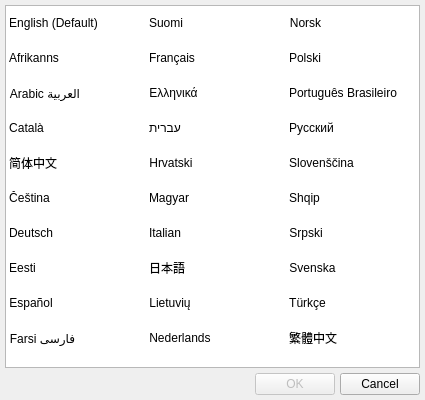
<?xml version="1.0" encoding="UTF-8"?>
<ui version="4.0">
 <class>DialogLanguage</class>
 <widget class="QDialog" name="DialogLanguage">
  <property name="windowModality">
   <enum>Qt::ApplicationModal</enum>
  </property>
  <property name="geometry">
   <rect>
    <x>0</x>
    <y>0</y>
    <width>425</width>
    <height>400</height>
   </rect>
  </property>
  <property name="minimumSize">
   <size>
    <width>425</width>
    <height>400</height>
   </size>
  </property>
  <property name="maximumSize">
   <size>
    <width>425</width>
    <height>400</height>
   </size>
  </property>
  <property name="windowTitle">
   <string>Select Language</string>
  </property>
  <property name="windowIcon">
   <iconset resource="../Resource.qrc">
    <normaloff>:/Resource/Generic/Language.png</normaloff>:/Resource/Generic/Language.png</iconset>
  </property>
  <property name="autoFillBackground">
   <bool>true</bool>
  </property>
  <property name="modal">
   <bool>true</bool>
  </property>
  <layout class="QGridLayout" name="gridLayout">
   <property name="margin">
    <number>5</number>
   </property>
   <property name="spacing">
    <number>5</number>
   </property>
   <item row="0" column="0" colspan="3">
    <widget class="QListWidget" name="listWidgetLanguages">
     <property name="verticalScrollBarPolicy">
      <enum>Qt::ScrollBarAsNeeded</enum>
     </property>
     <property name="horizontalScrollBarPolicy">
      <enum>Qt::ScrollBarAlwaysOff</enum>
     </property>
     <property name="editTriggers">
      <set>QAbstractItemView::NoEditTriggers</set>
     </property>
     <property name="showDropIndicator" stdset="0">
      <bool>false</bool>
     </property>
     <property name="dragDropMode">
      <enum>QAbstractItemView::NoDragDrop</enum>
     </property>
     <property name="iconSize">
      <size>
       <width>32</width>
       <height>32</height>
      </size>
     </property>
     <property name="textElideMode">
      <enum>Qt::ElideLeft</enum>
     </property>
     <property name="movement">
      <enum>QListView::Static</enum>
     </property>
     <property name="flow">
      <enum>QListView::TopToBottom</enum>
     </property>
     <property name="resizeMode">
      <enum>QListView::Adjust</enum>
     </property>
     <property name="layoutMode">
      <enum>QListView::SinglePass</enum>
     </property>
     <property name="gridSize">
      <size>
       <width>140</width>
       <height>35</height>
      </size>
     </property>
     <property name="viewMode">
      <enum>QListView::IconMode</enum>
     </property>
     <property name="uniformItemSizes">
      <bool>false</bool>
     </property>
     <property name="batchSize">
      <number>140</number>
     </property>
     <property name="wordWrap">
      <bool>true</bool>
     </property>
     <property name="currentRow">
      <number>-1</number>
     </property>
     <property name="sortingEnabled">
      <bool>false</bool>
     </property>
     <item>
      <property name="text">
       <string notr="true">English (Default)</string>
      </property>
      <property name="icon">
       <iconset resource="../Resource.qrc">
        <normaloff>:/Resource/Flags/enlang.png</normaloff>:/Resource/Flags/enlang.png</iconset>
      </property>
     </item>
     <item>
      <property name="text">
       <string notr="true">Afrikanns</string>
      </property>
      <property name="icon">
       <iconset resource="../Resource.qrc">
        <normaloff>:/Resource/Flags/za.png</normaloff>:/Resource/Flags/za.png</iconset>
      </property>
     </item>
     <item>
      <property name="text">
       <string notr="true">Arabic العربية</string>
      </property>
      <property name="icon">
       <iconset resource="../Resource.qrc">
        <normaloff>:/Resource/Flags/ae.png</normaloff>:/Resource/Flags/ae.png</iconset>
      </property>
     </item>
     <item>
      <property name="text">
       <string notr="true">Català</string>
      </property>
      <property name="icon">
       <iconset resource="../Resource.qrc">
        <normaloff>:/Resource/Flags/ad.png</normaloff>:/Resource/Flags/ad.png</iconset>
      </property>
     </item>
     <item>
      <property name="text">
       <string notr="true">简体中文</string>
      </property>
      <property name="icon">
       <iconset resource="../Resource.qrc">
        <normaloff>:/Resource/Flags/cn.png</normaloff>:/Resource/Flags/cn.png</iconset>
      </property>
     </item>
     <item>
      <property name="text">
       <string notr="true">Čeština</string>
      </property>
      <property name="icon">
       <iconset resource="../Resource.qrc">
        <normaloff>:/Resource/Flags/cz.png</normaloff>:/Resource/Flags/cz.png</iconset>
      </property>
     </item>
     <item>
      <property name="text">
       <string notr="true">Deutsch</string>
      </property>
      <property name="icon">
       <iconset resource="../Resource.qrc">
        <normaloff>:/Resource/Flags/de.png</normaloff>:/Resource/Flags/de.png</iconset>
      </property>
     </item>
     <item>
      <property name="text">
       <string notr="true">Eesti</string>
      </property>
      <property name="icon">
       <iconset resource="../Resource.qrc">
        <normaloff>:/Resource/Flags/ee.png</normaloff>:/Resource/Flags/ee.png</iconset>
      </property>
     </item>
     <item>
      <property name="text">
       <string notr="true">Español</string>
      </property>
      <property name="icon">
       <iconset resource="../Resource.qrc">
        <normaloff>:/Resource/Flags/eslang.png</normaloff>:/Resource/Flags/eslang.png</iconset>
      </property>
     </item>
     <item>
      <property name="text">
       <string notr="true">Farsi فارسی</string>
      </property>
      <property name="icon">
       <iconset resource="../Resource.qrc">
        <normaloff>:/Resource/Flags/ir.png</normaloff>:/Resource/Flags/ir.png</iconset>
      </property>
     </item>
     <item>
      <property name="text">
       <string notr="true">Suomi</string>
      </property>
      <property name="icon">
       <iconset resource="../Resource.qrc">
        <normaloff>:/Resource/Flags/fi.png</normaloff>:/Resource/Flags/fi.png</iconset>
      </property>
     </item>
     <item>
      <property name="text">
       <string notr="true">Français</string>
      </property>
      <property name="icon">
       <iconset resource="../Resource.qrc">
        <normaloff>:/Resource/Flags/fr.png</normaloff>:/Resource/Flags/fr.png</iconset>
      </property>
     </item>
     <item>
      <property name="text">
       <string notr="true">Ελληνικά</string>
      </property>
      <property name="icon">
       <iconset resource="../Resource.qrc">
        <normaloff>:/Resource/Flags/gr.png</normaloff>:/Resource/Flags/gr.png</iconset>
      </property>
     </item>
     <item>
      <property name="text">
       <string notr="true">עברית</string>
      </property>
      <property name="icon">
       <iconset resource="../Resource.qrc">
        <normaloff>:/Resource/Flags/il.png</normaloff>:/Resource/Flags/il.png</iconset>
      </property>
     </item>
     <item>
      <property name="text">
       <string notr="true">Hrvatski</string>
      </property>
      <property name="icon">
       <iconset resource="../Resource.qrc">
        <normaloff>:/Resource/Flags/hr.png</normaloff>:/Resource/Flags/hr.png</iconset>
      </property>
     </item>
     <item>
      <property name="text">
       <string notr="true">Magyar</string>
      </property>
      <property name="icon">
       <iconset resource="../Resource.qrc">
        <normaloff>:/Resource/Flags/hu.png</normaloff>:/Resource/Flags/hu.png</iconset>
      </property>
     </item>
     <item>
      <property name="text">
       <string notr="true">Italian</string>
      </property>
      <property name="icon">
       <iconset resource="../Resource.qrc">
        <normaloff>:/Resource/Flags/it.png</normaloff>:/Resource/Flags/it.png</iconset>
      </property>
     </item>
     <item>
      <property name="text">
       <string notr="true">日本語</string>
      </property>
      <property name="icon">
       <iconset resource="../Resource.qrc">
        <normaloff>:/Resource/Flags/jp.png</normaloff>:/Resource/Flags/jp.png</iconset>
      </property>
     </item>
     <item>
      <property name="text">
       <string notr="true">Lietuvių</string>
      </property>
      <property name="icon">
       <iconset resource="../Resource.qrc">
        <normaloff>:/Resource/Flags/lt.png</normaloff>:/Resource/Flags/lt.png</iconset>
      </property>
     </item>
     <item>
      <property name="text">
       <string notr="true">Nederlands</string>
      </property>
      <property name="icon">
       <iconset resource="../Resource.qrc">
        <normaloff>:/Resource/Flags/nl.png</normaloff>:/Resource/Flags/nl.png</iconset>
      </property>
     </item>
     <item>
      <property name="text">
       <string notr="true">Norsk</string>
      </property>
      <property name="icon">
       <iconset resource="../Resource.qrc">
        <normaloff>:/Resource/Flags/no.png</normaloff>:/Resource/Flags/no.png</iconset>
      </property>
     </item>
     <item>
      <property name="text">
       <string notr="true">Polski</string>
      </property>
      <property name="icon">
       <iconset resource="../Resource.qrc">
        <normaloff>:/Resource/Flags/pl.png</normaloff>:/Resource/Flags/pl.png</iconset>
      </property>
     </item>
     <item>
      <property name="text">
       <string notr="true">Português Brasileiro</string>
      </property>
      <property name="icon">
       <iconset resource="../Resource.qrc">
        <normaloff>:/Resource/Flags/br.png</normaloff>:/Resource/Flags/br.png</iconset>
      </property>
     </item>
     <item>
      <property name="text">
       <string notr="true">Pусский</string>
      </property>
      <property name="icon">
       <iconset resource="../Resource.qrc">
        <normaloff>:/Resource/Flags/ru.png</normaloff>:/Resource/Flags/ru.png</iconset>
      </property>
     </item>
     <item>
      <property name="text">
       <string notr="true">Slovenščina</string>
      </property>
      <property name="icon">
       <iconset resource="../Resource.qrc">
        <normaloff>:/Resource/Flags/si.png</normaloff>:/Resource/Flags/si.png</iconset>
      </property>
     </item>
     <item>
      <property name="text">
       <string notr="true">Shqip</string>
      </property>
      <property name="icon">
       <iconset resource="../Resource.qrc">
        <normaloff>:/Resource/Flags/al.png</normaloff>:/Resource/Flags/al.png</iconset>
      </property>
     </item>
     <item>
      <property name="text">
       <string notr="true">Srpski</string>
      </property>
      <property name="icon">
       <iconset resource="../Resource.qrc">
        <normaloff>:/Resource/Flags/hr.png</normaloff>:/Resource/Flags/hr.png</iconset>
      </property>
     </item>
     <item>
      <property name="text">
       <string notr="true">Svenska</string>
      </property>
      <property name="icon">
       <iconset resource="../Resource.qrc">
        <normaloff>:/Resource/Flags/se.png</normaloff>:/Resource/Flags/se.png</iconset>
      </property>
     </item>
     <item>
      <property name="text">
       <string notr="true">Türkçe</string>
      </property>
      <property name="icon">
       <iconset resource="../Resource.qrc">
        <normaloff>:/Resource/Flags/tr.png</normaloff>:/Resource/Flags/tr.png</iconset>
      </property>
     </item>
     <item>
      <property name="text">
       <string notr="true">繁體中文</string>
      </property>
      <property name="icon">
       <iconset resource="../Resource.qrc">
        <normaloff>:/Resource/Flags/tw.png</normaloff>:/Resource/Flags/tw.png</iconset>
      </property>
     </item>
    </widget>
   </item>
   <item row="1" column="0">
    <spacer name="horizontalSpacerFooter">
     <property name="orientation">
      <enum>Qt::Horizontal</enum>
     </property>
     <property name="sizeHint" stdset="0">
      <size>
       <width>40</width>
       <height>20</height>
      </size>
     </property>
    </spacer>
   </item>
   <item row="1" column="1">
    <widget class="QPushButton" name="pushButtonOK">
     <property name="enabled">
      <bool>false</bool>
     </property>
     <property name="text">
      <string>OK</string>
     </property>
    </widget>
   </item>
   <item row="1" column="2">
    <widget class="QPushButton" name="pushButtonCancel">
     <property name="text">
      <string>Cancel</string>
     </property>
    </widget>
   </item>
  </layout>
 </widget>
 <resources>
  <include location="../Resource.qrc"/>
 </resources>
 <connections/>
</ui>
